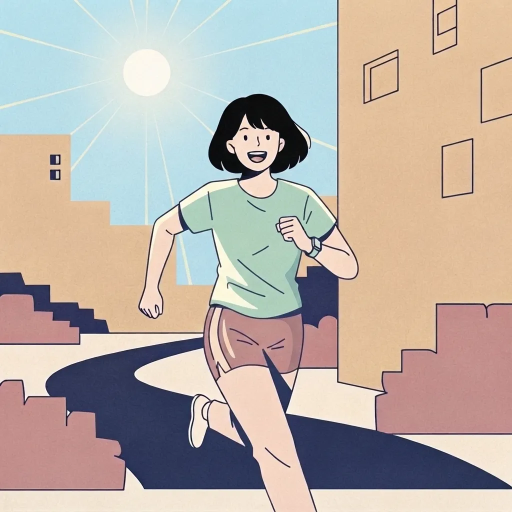
#> input picture assets/main.webp, 1024 x 1024 px (shown at 1/2 size)
$ python prepare-color-grain.py ../assets/main.webp
#> lines starting #> are read from the running program, lines starting #| are printed output that depends on the picture
"""Compile pigment detail from the supplied color-chart reference into lossless WebP."""
import statistics
import sys
from array import array
from pathlib import Path

from PIL import Image, ImageFilter

source = Path(sys.argv[1])
target = Path(__file__).resolve().parents[1] / 'assets/color-textures/grain-overlay.webp'
reference = Image.open(source).convert('L')
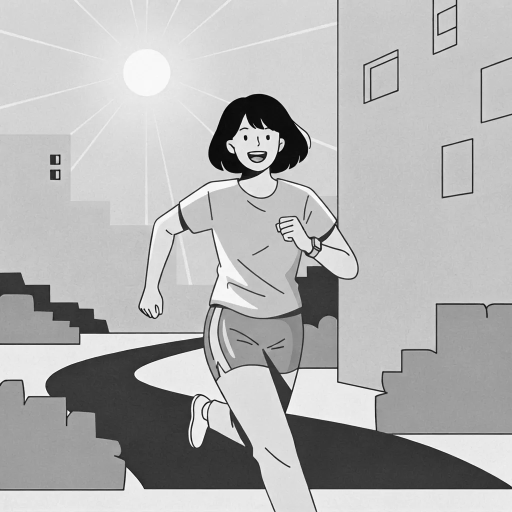
#> reference: PIL image 1024x1024 L (shown at 1/2 size); min 0, max 255, mean 178.5
# Four central 64px patches from actual pigment squares, avoiding their edges.
# Normalize each patch's color/illumination so only its existing material remains.
centers = [(323, 140), (230, 240), (600, 140), (510, 440)]
details = []
for x, y in centers:
    patch = reference.crop((x - 32, y - 32, x + 32, y + 32))
    # Retain soft pigment mottling while suppressing JPEG-sized hard speckles.
    patch = patch.filter(ImageFilter.GaussianBlur(0.25))
    samples = list(patch.tobytes())
    mean = statistics.mean(samples)
    residual = [value - mean for value in samples]
    deviation = max(1, statistics.pstdev(residual))
    field = Image.new('F', (64, 64))
    field.putdata([value / deviation for value in residual])
    details.append(list(array('f', field.resize((128, 128), Image.Resampling.LANCZOS).tobytes())))
#> this loop made 4 passes
#> (mean, deviation) on passes 1 to 4: (242.5, 8.28), (223.1, 3.87), (211.2, 1.41), (192.2, 18.96)
#> pass 1, `patch = reference.crop((x - 32, y - 32, x + 32, y + 32))`:
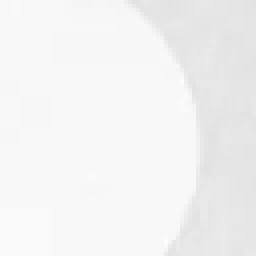
#> patch: PIL image 64x64 L (shown 4 times larger); min 226, max 254, mean 242.5
#> pass 2, `patch = reference.crop((x - 32, y - 32, x + 32, y + 32))`:
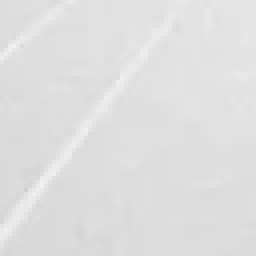
#> patch: PIL image 64x64 L (shown 4 times larger); min 208, max 241, mean 223.1
#> after the loop:
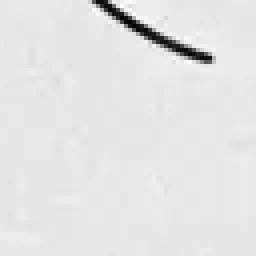
#> field: PIL image 64x64 F (shown 4 times larger); min -8.5, max 0.994, mean 1.49e-08; drawn with min black and max white
#> after the loop, details = 4 items

# Blend full material fields, rather than stitching patches with visible seams.
weights = (0.5, 0.25, 0.15, 0.1)
combined = [sum(value * weight for value, weight in zip(values, weights)) for values in zip(*details)]
#> combined = 16384 values, max 1.65 at index 11541, min -1.73 at index 3292, mean 4.92e-06
combined_deviation = max(0.01, statistics.pstdev(combined))
#> combined_deviation = 0.534

# Preserve the reference's matte grain. Strong white speckles would wash out
# saturated colors; highlights therefore use less opacity than pigment shadows.
pixels = []
for y in range(128):
    for x in range(128):
        difference = combined[y * 128 + x] / combined_deviation
        highlight = difference >= 0
        # Deepen pigment deposits without increasing the white wash over the color.
        alpha = min(10 if highlight else 38, round(abs(difference) * (4 if highlight else 14)))
        tone = 255 if highlight else 0
        pixels.append((tone, tone, tone, alpha))
#> after the loop, pixels = 16384 items, first 6: (255, 255, 255, 2), (255, 255, 255, 2), (255, 255, 255, 2), (255, 255, 255, 2), (255, 255, 255, 3), (255, 255, 255, 3)
overlay = Image.new('RGBA', (128, 128))
#> overlay: PIL image 128x128 RGBA; every value is 0
overlay.putdata(pixels)
target.parent.mkdir(parents=True, exist_ok=True)
overlay.save(target, 'WEBP', lossless=True, method=6, exact=True)
#> (the run stopped early here; a loop or call above may not have finished)

$ run again, on assets/splash-routines-9.webp
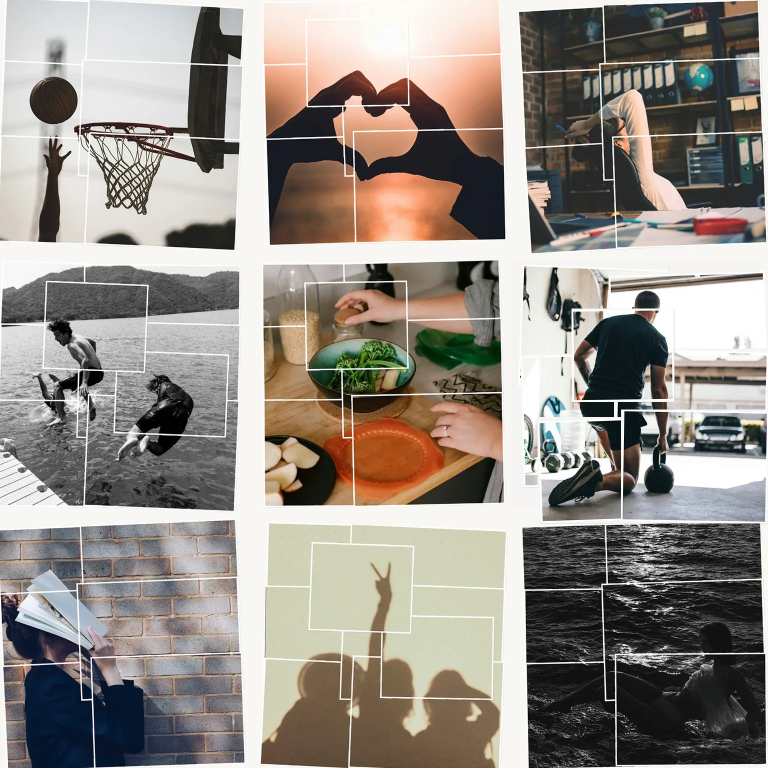
#> input picture assets/splash-routines-9.webp, 1536 x 1536 px (shown at 1/2 size)
#> the loop `for x, y in centers:` made 4 passes
#> (mean, deviation) on passes 1 to 4: (228, 5.67), (181.7, 82.27), (206.7, 17.18), (235.2, 48.93)
#> after the loop `for x, y in centers:`:
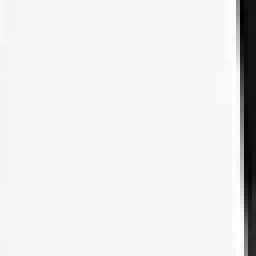
#> field: PIL image 64x64 F (shown 4 times larger); min -4.68, max 0.405, mean 0; drawn with min black and max white
#> after the loop `for x, y in centers:`: details = 4 items
#> combined = 16384 values, max 3.15 at index 4698, min -1.29 at index 12795, mean -8.25e-06
#> combined_deviation = 0.614
#> after the loop `for y in range(128):`: pixels = 16384 items, first 6: (255, 255, 255, 1), (255, 255, 255, 1), (255, 255, 255, 1), (255, 255, 255, 1), (255, 255, 255, 1), (255, 255, 255, 1)
#> `overlay.putdata(pixels)`:
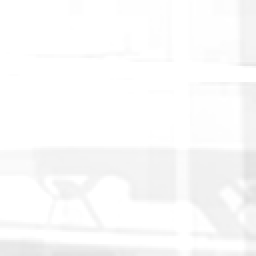
#> overlay: PIL image 128x128 RGBA (shown 2 times larger); mean R, G, B, A 119.8, 119.8, 119.8, 5.2; transparent parts drawn white

$ run again, on assets/splash.webp
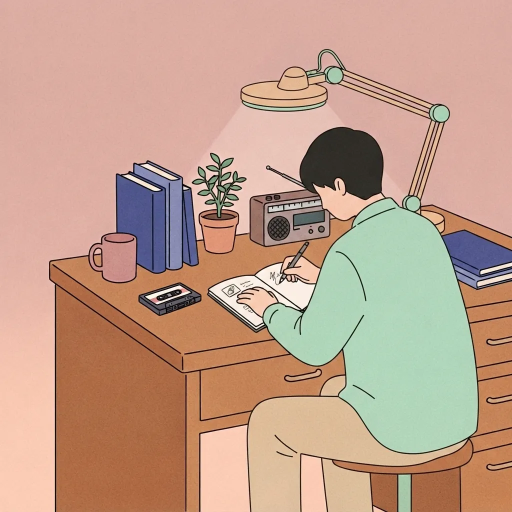
#> input picture assets/splash.webp, 1024 x 1024 px (shown at 1/2 size)
#> the loop `for x, y in centers:` made 4 passes
#> (mean, deviation) on passes 1 to 4: (185.4, 1.09), (185.3, 1.06), (172.4, 42.17), (144.1, 56.64)
#> after the loop `for x, y in centers:`:
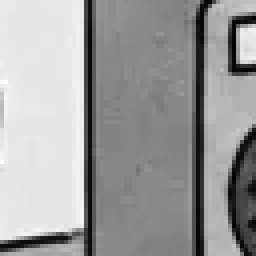
#> field: PIL image 64x64 F (shown 4 times larger); min -2.49, max 1.54, mean 3.73e-09; drawn with min black and max white
#> after the loop `for x, y in centers:`: details = 4 items
#> combined = 16384 values, max 2.68 at index 4339, min -2.87 at index 1168, mean -2.76e-05
#> combined_deviation = 0.578
#> after the loop `for y in range(128):`: pixels = 16384 items, first 6: (255, 255, 255, 4), (255, 255, 255, 5), (255, 255, 255, 7), (255, 255, 255, 8), (255, 255, 255, 7), (255, 255, 255, 6)
#> `overlay.putdata(pixels)`:
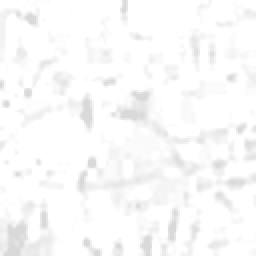
#> overlay: PIL image 128x128 RGBA (shown 2 times larger); mean R, G, B, A 133.5, 133.5, 133.5, 6.6; transparent parts drawn white

$ run again, on assets/splash3.webp
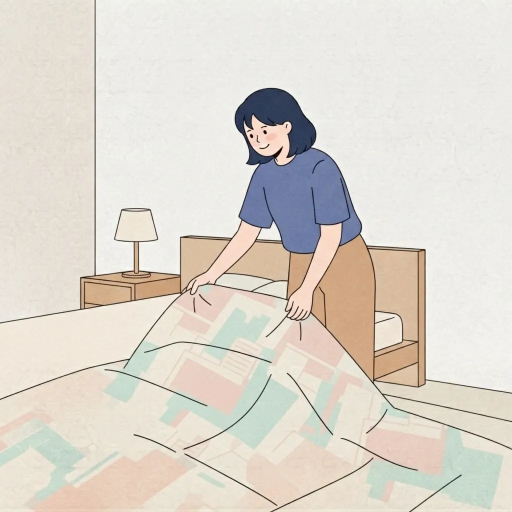
#> input picture assets/splash3.webp, 1024 x 1024 px (shown at 1/2 size)
#> the loop `for x, y in centers:` made 4 passes
#> (mean, deviation) on passes 1 to 4: (234.8, 1.81), (236.3, 1.94), (234.7, 1.49), (152.1, 56.12)
#> after the loop `for x, y in centers:`:
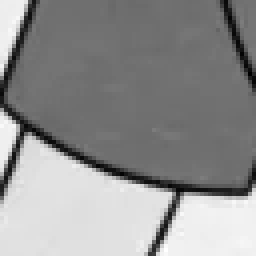
#> field: PIL image 64x64 F (shown 4 times larger); min -2.35, max 1.8, mean -2.98e-08; drawn with min black and max white
#> after the loop `for x, y in centers:`: details = 4 items
#> combined = 16384 values, max 2.03 at index 16321, min -2.85 at index 6977, mean -5.37e-06
#> combined_deviation = 0.592
#> after the loop `for y in range(128):`: pixels = 16384 items, first 6: (255, 255, 255, 7), (255, 255, 255, 5), (255, 255, 255, 3), (255, 255, 255, 1), (255, 255, 255, 1), (255, 255, 255, 2)
#> `overlay.putdata(pixels)`:
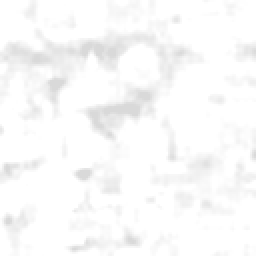
#> overlay: PIL image 128x128 RGBA (shown 2 times larger); mean R, G, B, A 133.8, 133.8, 133.8, 6.8; transparent parts drawn white
